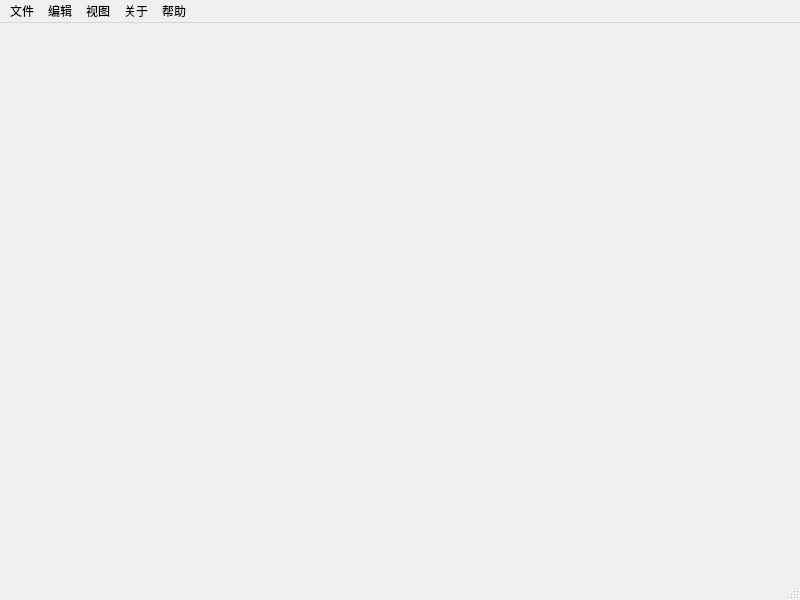
<?xml version="1.0" encoding="UTF-8"?>
<ui version="4.0">
 <class>MainWindow</class>
 <widget class="QMainWindow" name="MainWindow">
  <property name="geometry">
   <rect>
    <x>0</x>
    <y>0</y>
    <width>800</width>
    <height>600</height>
   </rect>
  </property>
  <property name="windowTitle">
   <string>MainWindow</string>
  </property>
  <widget class="QWidget" name="centralwidget"/>
  <widget class="QStatusBar" name="statusbar"/>
  <widget class="QMenuBar" name="menubar">
   <property name="geometry">
    <rect>
     <x>0</x>
     <y>0</y>
     <width>800</width>
     <height>18</height>
    </rect>
   </property>
   <widget class="QMenu" name="menu">
    <property name="title">
     <string>文件</string>
    </property>
    <addaction name="separator"/>
    <addaction name="separator"/>
    <addaction name="actionnihao"/>
    <addaction name="actionxinjian"/>
   </widget>
   <widget class="QMenu" name="menu_2">
    <property name="title">
     <string>编辑</string>
    </property>
    <addaction name="separator"/>
    <addaction name="separator"/>
   </widget>
   <widget class="QMenu" name="menu_3">
    <property name="title">
     <string>视图</string>
    </property>
   </widget>
   <widget class="QMenu" name="menu_4">
    <property name="title">
     <string>关于</string>
    </property>
   </widget>
   <widget class="QMenu" name="menu_5">
    <property name="title">
     <string>帮助</string>
    </property>
   </widget>
   <addaction name="menu"/>
   <addaction name="menu_2"/>
   <addaction name="menu_3"/>
   <addaction name="menu_4"/>
   <addaction name="menu_5"/>
  </widget>
  <action name="actionnihao">
   <property name="text">
    <string>新建</string>
   </property>
  </action>
  <action name="actionxinjian">
   <property name="text">
    <string>打开</string>
   </property>
  </action>
 </widget>
 <resources/>
 <connections/>
</ui>
